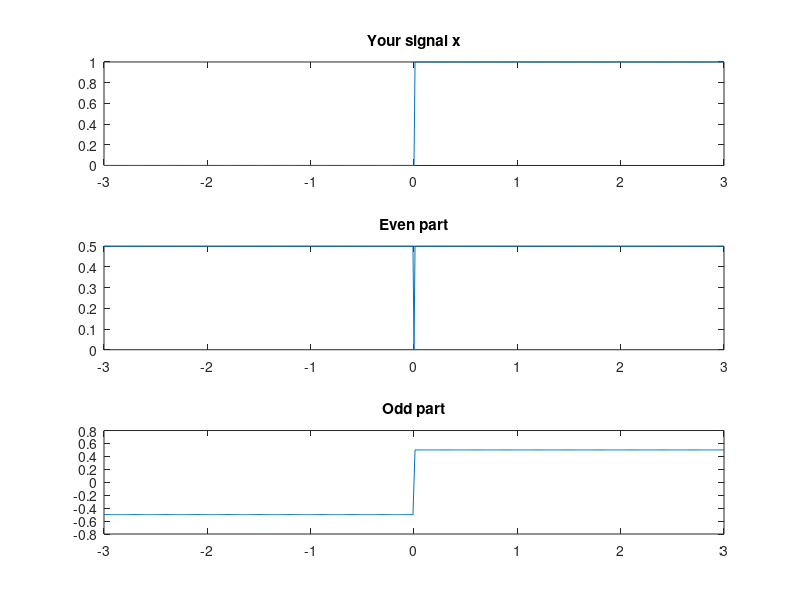

The MATLAB script that drew this image:
t=-3:0.01:3;
x=@(t) exp(-t).*t>0 + 0.5*(t==0);
xe=(x(t)+x(-t))/2;
xo=(x(t)-x(-t))/2;
subplot(3,1,1);
plot(t,x(t));
title('Your signal x')
subplot(3,1,2);
plot(t,xe);
title('Even part')
subplot(3,1,3);
plot(t,xo);
title('Odd part')